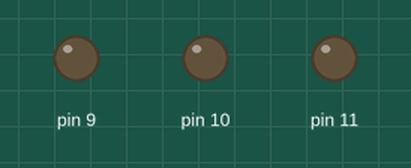
This sketch was run on a simulated Arduino Uno, built with avr-gcc and run on an emulated ATmega328P. Shown: output pins drawn as LEDs (lit = HIGH).

Above: at 0.15 s.
At 39.84 s:
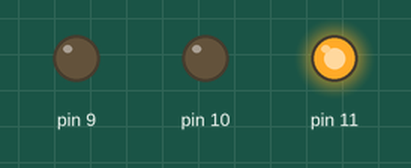
Timing chart, 0 to 40.0 s (numbered marks = the images above):
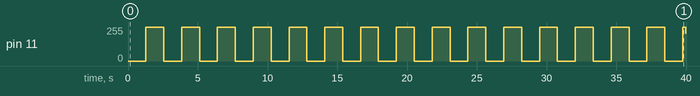

Measured:
- by itself, pin 11: 0/255 → 255/255 at 1.3 s, → 0/255 1.3 s later, → 255/255 1.3 s later, → 0/255 1.3 s later, … (32 changes in this stretch)

The sketch:

PWM_Fade.ino
```cpp
void setup() {
  pinMode(9,OUTPUT);
  pinMode(10,OUTPUT);
  pinMode(11,OUTPUT);
  Serial.begin(9600);
}

void loop() {
  //Increasing Fade
  for( int i=0; i <= 255; i++)
  {
    analogWrite(11,i);
    delay(05);
  }

  //Decreasing Fade
  for( int j=255; j >= 0; j--)
  {
    analogWrite(11,j);
    delay(05);
  }

}
```
